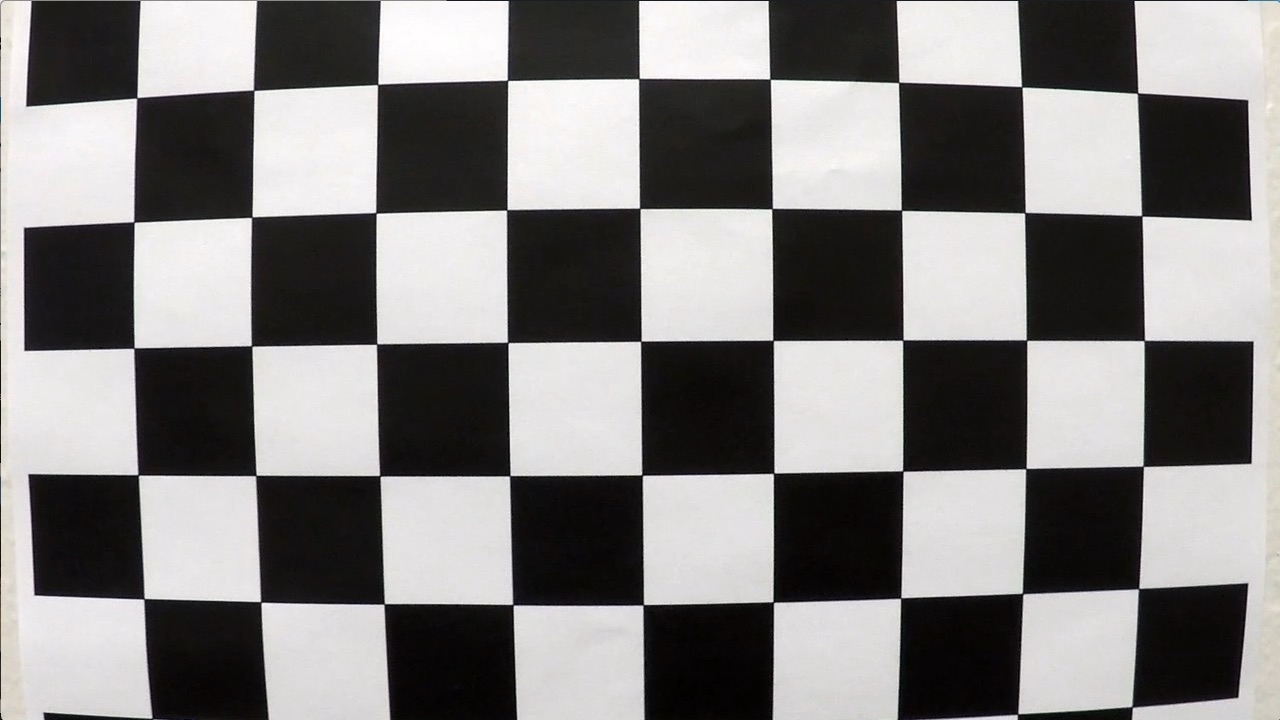
#> input picture camera_cal/calibration1.jpg, 1280 x 720 px
$ jupyter execute --allow-errors report.ipynb   (shell and % lines are left out)   (older library calls are emulated)
#> lines starting #> are read from the running program, lines starting #| are printed output that depends on the picture; after the words box and inside, x2 and y2 are one past the last pixel; in counts of white or black regions, pixels touching at a corner belong together
### app/calibration.py
import numpy as np
import cv2
import glob
import _pickle as pickle

class Camera_calibrator:
    """ Camera calibration class is responsibole for calibrate and udistort images """
    def undistort(self, img):
        """ This method undistorts the image using cv2 library API """
        img_size = (img.shape[1], img.shape[0])
        ret, mtx, dist, rvecs, tvecs = cv2.calibrateCamera(self.objpoints, self.imgpoints, img_size,None,None)
        undist = cv2.undistort(img, mtx, dist, None, mtx)
        return undist

    def initialize(self, filename='calibration.pkl', corners=(9,6), cal_image_loc='camera_cal/*.jpg'):
        """ Initialize calibrator. It will try to load calibration.pkl first, if not found then use provided images to detect corners and and calculate points """
        try:
            # try to load it from file
            self.load_calibration_points(filename)
        except:
            # in case file not found then calibrate and save
            _, _ = self.detect_corners(corners=corners, cal_image_loc=cal_image_loc)
            self.save_calibration_points(filename=filename)

    def save_calibration_points(self, filename='calibration.pkl'):
        obj = {"imgpoints": self.imgpoints, "objpoints": self.objpoints}
        with open(filename, 'wb') as f:
            pickle.dump(obj, f)

    def load_calibration_points(self, filename='calibration.pkl'):
        with open(filename, 'rb') as f:
            obj = pickle.load(f)
            self.imgpoints = obj['imgpoints']
            self.objpoints = obj['objpoints']

    def detect_corners(self, corners=(9,6), cal_image_loc='camera_cal/*.jpg'):
        objp = np.zeros((np.product(corners),3), np.float32)
        objp[:,:2] = np.mgrid[0:corners[0], 0:corners[1]].T.reshape(-1,2)

        # Arrays to store object points and image points from all the images.
        objpoints = [] # 3d points in real world space
        imgpoints = [] # 2d points in image plane.

        # Make a list of calibration images
        images = glob.glob(cal_image_loc)

        # Step through the list and search for chessboard corners
        for idx, fname in enumerate(images):
            img = cv2.imread(fname)
            gray = cv2.cvtColor(img, cv2.COLOR_BGR2GRAY)

            # Find the chessboard corners
            ret, detected_corners = cv2.findChessboardCorners(gray, corners, None)

            # If found, add object points, image points
            if ret == True:
                objpoints.append(objp)
                imgpoints.append(detected_corners)

        self.imgpoints = imgpoints
        self.objpoints = objpoints

        return imgpoints, objpoints

### app/edges.py
import cv2
import numpy as np


class Edges:
    """The class responsible for detecting edges for a given image"""
    def __init__(self, img, equalize=True):
        self.img = img
        self.gray = cv2.cvtColor(img, cv2.COLOR_RGB2GRAY)
        if equalize is True:
            self.gray = cv2.equalizeHist(self.gray)
        self.hls = cv2.cvtColor(img, cv2.COLOR_RGB2HLS)
        self.luv = cv2.cvtColor(img, cv2.COLOR_RGB2LUV)
        self.rgb = img
        self.combined = np.zeros_like(self.gray)

    # [27 lines left out: functions gradient, gradient_x, gradient_y, not called in this run]

    def gradient_color_channel(self, thresh_min=180, thresh_max=255, channel=2, combine=True, space=None):
        """Gradient from selected space"""
        selected_color_space = self.img
        if space is not None:
            selected_color_space = cv2.cvtColor(self.img, space)

        img_channel = selected_color_space if space is cv2.COLOR_RGB2GRAY else selected_color_space[:, :, channel]
        binary = np.zeros_like(img_channel)
        binary[(img_channel >= thresh_min) & (img_channel <= thresh_max)] = 1

        self._combine(binary, combine)
        return binary

    def gradient_color_inrange(self, lower, upper, combine=True, space=None):
        """Gradient from selected space"""
        selected_color_space = self.img
        if space is not None:
            selected_color_space = cv2.cvtColor(self.img, space)

        binary = cv2.inRange(selected_color_space, lower, upper)
        self._combine(binary, combine)
        return binary

    def _combine(self, binary, combine=True):
        if combine:
            combined = self.combined
            combined[(combined != 0) | (binary != 0)] = 1
            self.combined = combined

    # [7 lines left out: function laplacian, not called in this run]

### report.ipynb
[cell 1]
import app.curve as curve
import app.calibration as c
import app.warp as w
import app.edges as e
import app.lane_finder as lf

import cv2
import matplotlib.pyplot as plt
import importlib
import numpy as np

from moviepy.editor import VideoFileClip
import matplotlib.image as mpimg
from IPython.display import HTML

## Advanced Lane Finding Project

Final results:

[Project Video 1](https://www.youtube.com/watch?v=ETCjhhBV19Y)

[Project Video 2 Added bird eye view](https://www.youtube.com/watch?v=1HO_AeByt6k)

[Challenge Video](https://www.youtube.com/watch?v=1HO_AeByt6k)

### The Goal of this Project

The goal of this project is to write a software pipeline to identify the lane boundaries in a video from a front-facing camera on a car.

### Camera Calibration

The code of camera calibration is defined in `app/calibration.py`. First time the code will load all provided chessboard images. Using those images it will detect `object points` which will be the (x, y, z) coordinates of the chessboard corners in the
world also `image points` pixel position of each of the corners in the image plane with each successful chessboard detection. of the chessboard.
Then using all output `object points` and `image points` it will compute the camera calibration and distortion coefficients using the `cv2.calibrateCamera()` function. Here is an example of the distortion correction

[cell 2]
img = cv2.imread('camera_cal/calibration1.jpg')
#> img is the input picture: shape (720, 1280, 3); mean B, G, R 127.8, 128.4, 130.1
cam_calib = c.Camera_calibrator()
cam_calib.initialize()
#> in detect_corners, `ret, detected_corners = cv2.findChessboardCorners(gray, corners, None)`: ret = False; detected_corners = None

calibrator = c.Camera_calibrator()
calibrator.initialize()
#> (the rest of this cell did not finish here and is left out)


plt.subplot(1,2,1)
plt.imshow(img)
plt.title('Original')

plt.subplot(1,2,2)
plt.title('Undistorted')
plt.imshow( undist )

Here is an example on the final result on one of the provided test image.

[cell 3]
img = cv2.imread('test_images/test2.jpg')
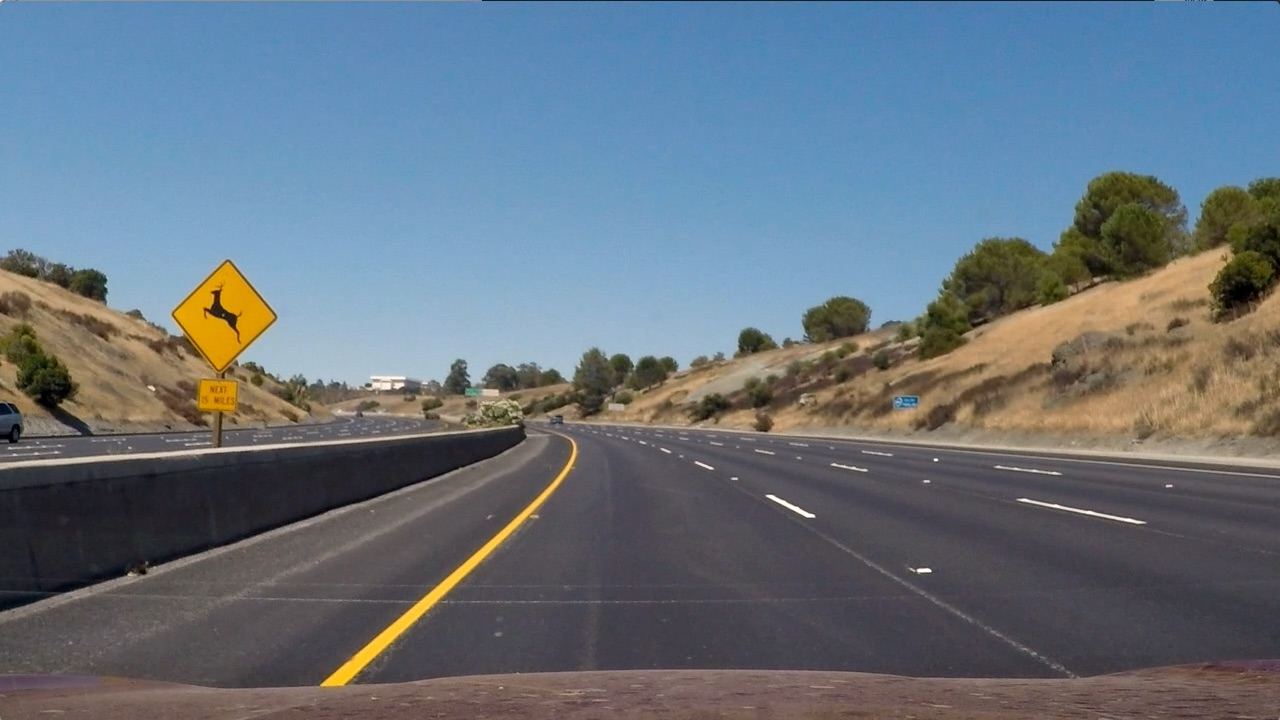
#> input picture test_images/test2.jpg, 1280 x 720 px
#> img is the input picture: shape (720, 1280, 3); mean B, G, R 125.5, 114.6, 102.8
img = cv2.cvtColor(img, cv2.COLOR_BGR2RGB)
#> (the rest of this cell did not finish here and is left out)

## Detecting lanes

First we need to create binary image which should approximatly show lane lines. To achieve this results we will use the following transformations:

* Equalize colour histogram
* Convert image to LUV colour space. On L channel apply threshold with **min = 250** and **max = 255**. This is good for detecting white line
* Convert image to LAB colour space. On B channel apply threshold with **min = 140** and **max = 255**. This is good for detecting yellow line
* Convert image to gray scale and apply threshold with **min = 245** and **max = 255**
* All masks are combined into one binary image. And this one works on both images, however poorly identifies yellow lines

[cell 4]
# Function which equalizes histogram on colour image
def equalize_color_hist(img):
    ycrcb = cv2.cvtColor(img, cv2.COLOR_RGB2YCrCb)
#> ycrcb: shape (720, 1280, 3); mean of channels 0, 1, 2 112.3, 121.2, 135.4
    ycrcb[:,:,0] = cv2.equalizeHist(ycrcb[:,:,0])
#> ycrcb: shape (720, 1280, 3); mean of channels 0, 1, 2 128.5, 121.2, 135.4
    result = cv2.cvtColor(ycrcb, cv2.COLOR_YCrCb2RGB)
    return result

equalized = equalize_color_hist(img)
edges = e.Edges(equalized)
#> in __init__, `self.hls = cv2.cvtColor(img, cv2.COLOR_RGB2HLS)`: self.hls: shape (720, 1280, 3); mean of channels 0, 1, 2 85.5, 129.1, 118.6
#> in __init__, `self.luv = cv2.cvtColor(img, cv2.COLOR_RGB2LUV)`: self.luv: shape (720, 1280, 3); mean of channels 0, 1, 2 134, 92.6, 126.7

luv_mask = edges.gradient_color_channel(250,255,0,space=cv2.COLOR_RGB2LUV) # white
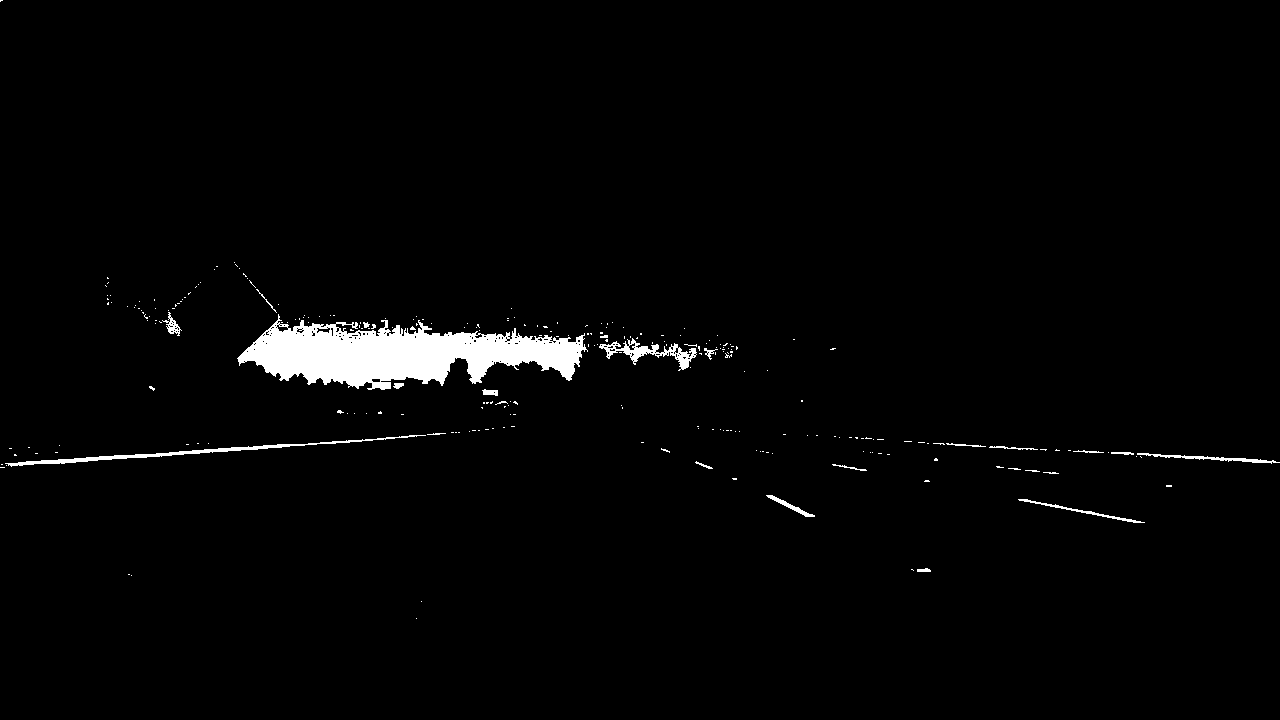
#> luv_mask: shape (720, 1280); values 0 (black) and 1 (white), 2.1% white; 256 white regions (232 under 20 px), largest, box (x1, y1, x2, y2) and area: (237, 314, 588, 390) 14300, (5, 435, 426, 467) 1280, (599, 338, 697, 371) 906
lab_mask = edges.gradient_color_channel(140,255,2,space=cv2.COLOR_RGB2LAB) # yellow
#> call 2 of gradient_color_channel, with thresh_min = 140, thresh_max = 255, channel = 2, combine = True, space = 45
#> in gradient_color_channel (call 2), `selected_color_space = cv2.cvtColor(self.img, space)`: selected_color_space: shape (720, 1280, 3); mean of channels 0, 1, 2 134.6, 127.4, 122.3
#> in gradient_color_channel (call 2), `img_channel = selected_color_space if space is cv2.COLOR_RGB2GRAY else..`:
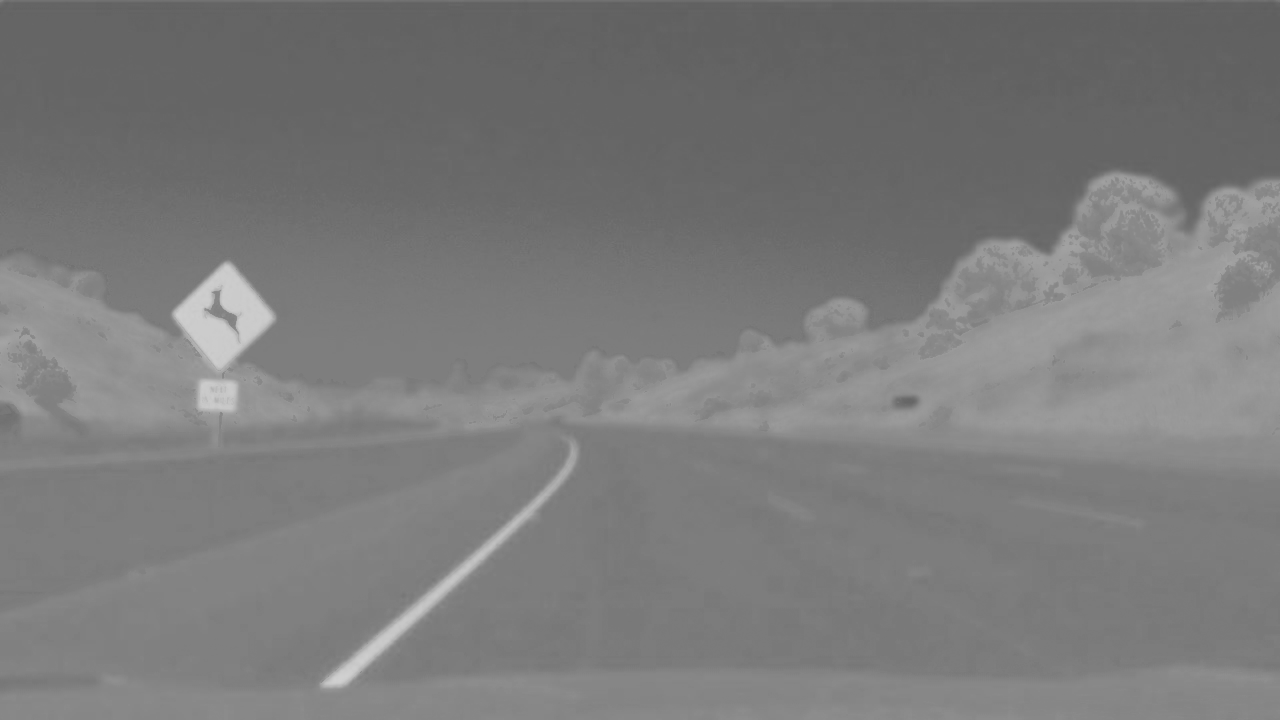
#> img_channel: shape (720, 1280); min 94, max 208, mean 122.3
#> lab_mask: shape (720, 1280); values 0 (black) and 1 (white), 14.6% white; 136 white regions (113 under 20 px), largest, box (x1, y1, x2, y2) and area: (0, 173, 1280, 460) 126623, (318, 439, 579, 693) 5910, (1216, 673, 1273, 683) 253
gray_mask = edges.gradient_color_inrange(245, 255, combine=True, space=cv2.COLOR_RGB2GRAY)
#> in gradient_color_inrange, `binary = cv2.inRange(selected_color_space, lower, upper)`:
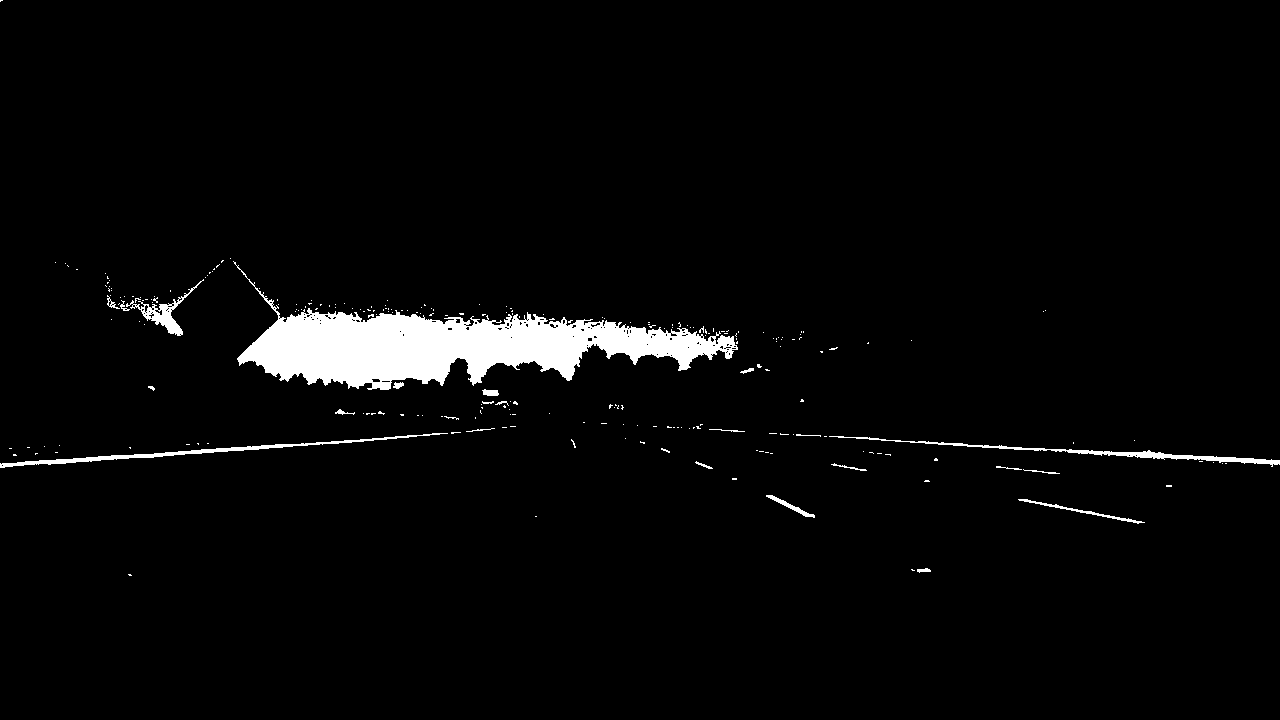
#> binary: shape (720, 1280); 3.1% white; 245 white regions (221 under 20 px), largest, box (x1, y1, x2, y2) and area: (233, 261, 738, 390) 22849, (0, 433, 448, 468) 1487, (829, 436, 1280, 467) 1448

plt.subplots(figsize=(30, 10))
#> (this line was passed over: IPython is not available in this run)
plt.subplot(1, 3, 1)
#> (this line was passed over: IPython is not available in this run)
plt.title('L channel')
#> (this line was passed over: IPython is not available in this run)
plt.imshow(luv_mask, cmap='gray')
#> (this line was passed over: IPython is not available in this run)

plt.subplot(1,3, 2)
#> (this line was passed over: IPython is not available in this run)
plt.title('B Channel')
#> (this line was passed over: IPython is not available in this run)
plt.imshow(lab_mask, cmap='gray')
#> (this line was passed over: IPython is not available in this run)

plt.subplot(1, 3, 3)
plt.title('Grayscale')
plt.imshow(gray_mask, cmap='gray')
